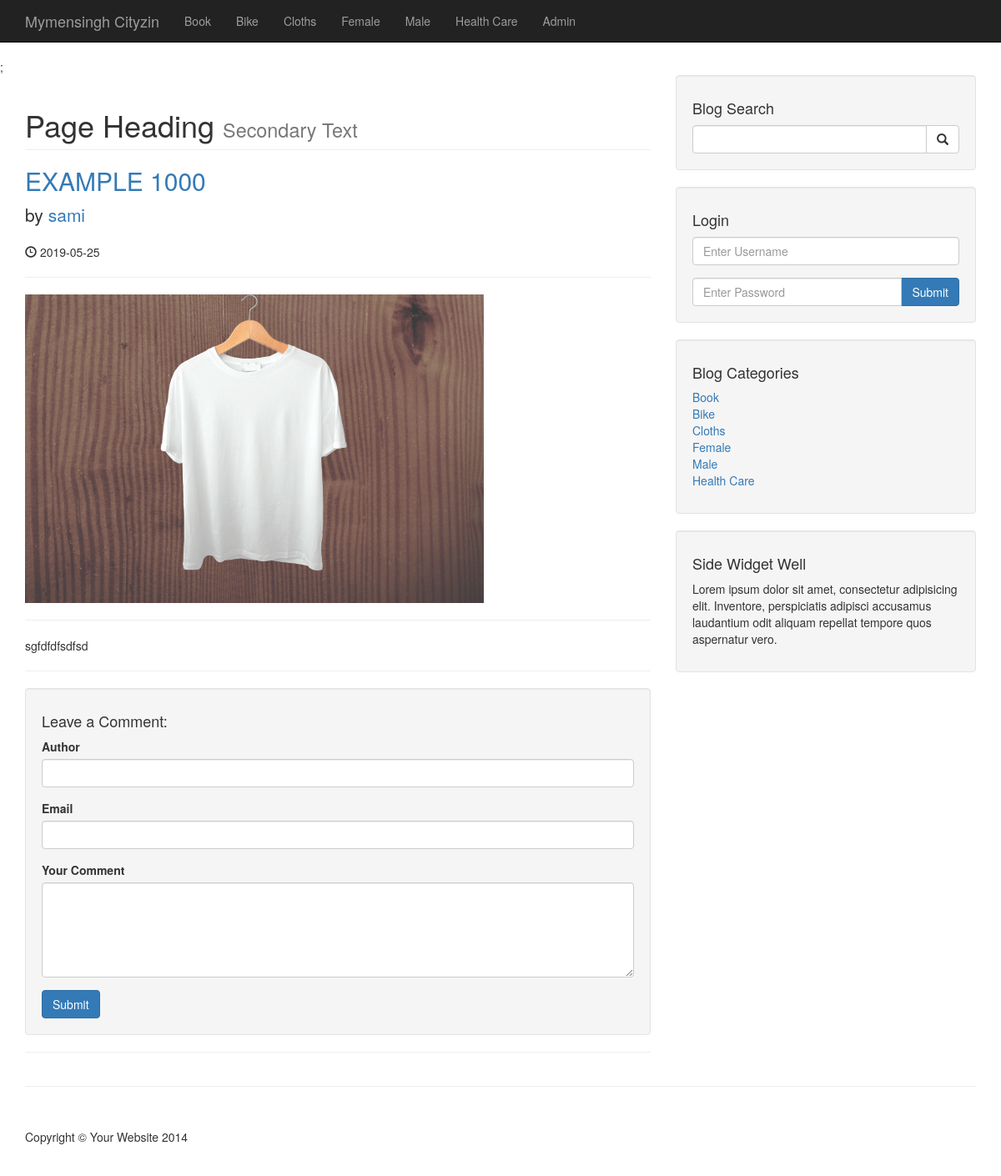
Screenshot of /post.php?p_id=20 with the database file from the repository.
### tables this page shows
CREATE TABLE `categories` (
  `cat_title` varchar(255) NOT NULL,
  `cat_id` int(3) NOT NULL
);

CREATE TABLE `posts` (
  `post_id` int(3) NOT NULL,
  `post_category_id` int(3) NOT NULL,
  `post_title` varchar(255) NOT NULL,
  `post_author` varchar(255) NOT NULL,
  `post_date` date NOT NULL,
  `post_image` text NOT NULL,
  `post_content` text NOT NULL,
  `post_tags` varchar(255) NOT NULL,
  `post_comment_count` varchar(255) NOT NULL,
  `post_status` varchar(255) NOT NULL DEFAULT 'draft'
);

### post.php (the view, shortened to what this page needs)
<?php include "includes/db.php";?>
<?php include "includes/header.php";?>
<?php include "includes/navigation.php"  ?>;
    <div class="container">
        <div class="row">
            <div class="col-md-8">
<?php
if (isset($_GET['p_id'])) {
    $the_post_id= $_GET['p_id'];
}
$query = " SELECT *FROM posts WHERE post_id =$the_post_id ";
$select_all_posts_query  = mysqli_query($connection,$query);
while($row= mysqli_fetch_assoc($select_all_posts_query)){
$post_title= $row ['post_title'];
$post_author= $row ['post_author'];
$post_date= $row ['post_date'];
$post_image= $row ['post_image'];
$post_content= $row ['post_content'];
?>
                <h1 class="page-header">
                    Page Heading
                    <small>Secondary Text</small>
                </h1>
                <h2>
                    <a href="   "><?php echo $post_title ?></a>
                </h2>
                <p class="lead">
                    by <a href="index.php"><?php echo $post_author;  ?></a>
                </p>
                <p><span class="glyphicon glyphicon-time"></span> <?php echo  $post_date ;?></p>
                <hr>
                <img class="img-responsive" src="images/<?php echo $post_image;  ?>" alt="">
                <hr>
                <p><?php echo $post_content;  ?></p>
                <hr>
     <?php   }?>
 <div class="well">
<h4>Leave a Comment:</h4>
<form action=""  method="post" role="form">
<div class="form-group">
    <label for="author" >Author</label>
<input type="text" class="form-control" name="comment_author">
</div>
<div class="form-group">
    <label for="author" >Email</label>
<input type="email" class="form-control" name="comment_email">
</div>
<div class="form-group">
    <label for="comment" >Your Comment</label>
<textarea  name="comment_content" class="form-control" rows="5"></textarea>
</div>
<button type="submit" name="create_comment" class="btn btn-primary">Submit</button>
                    </form>
                </div>
                <hr>
</div>
   <?php  include "includes/sidebar.php";?>
        </div>
        <hr>
       <?php
       include "includes/footer.php";
       ?>

### includes/navigation.php (shortened to what this page needs)
 <nav class="navbar navbar-inverse navbar-fixed-top" role="navigation">
        <div class="container">
            <div class="navbar-header">
                <a class="navbar-brand" href="index.php">Mymensingh Cityzin</a>
            </div>
            <div class="collapse navbar-collapse" id="bs-example-navbar-collapse-1">
                <ul class="nav navbar-nav">
<?php
$query= "SELECT *FROM categories";
$select_all_categories_query= mysqli_query($connection,$query);
while ($row= mysqli_fetch_assoc($select_all_categories_query)) {
$cat_title = $row['cat_title'];
$cat_id = $row['cat_id'];
echo "<li> <a href = 'category.php?category=$cat_id'>{$cat_title}</a></li>";
}
?>
<li>
<a href="admin">Admin</a>
</li>
       </ul>
            </div>
        </div>
    </nav>

### includes/sidebar.php
 <div class="col-md-4">
                <div class="well">
                    <h4>Blog Search</h4>
                    <form action="search.php" method="post" >
                    <div class="input-group">
                        <input name="search" type="text" class="form-control">
                        <span class="input-group-btn">
                            <button  name="submit" class="btn btn-default" type="submit">
                                <span class="glyphicon glyphicon-search"></span>
                        </button>
                        </span>
                    </div>
                    </form>
                </div>
                       <div class="well">
                    <h4>Login</h4>
                    <form action="includes/login.php" method="post" >
                    <div class="form-group">
                        <input name="username" type="text" class="form-control" placeholder="Enter Username">
                    </div>
                    <div class="input-group">
                        <input type="password" name="password" class="form-control" placeholder="Enter Password">
                        <span class="input-group-btn">
                            <button class="btn btn-primary" name="login" type="submit" >Submit</button>
                        </span>
                    </div>
                    </form>
                </div>
                <div class="well">
<?php
$query= "SELECT *FROM categories";
$select_all_categories_query= mysqli_query($connection,$query);
?>
                    <h4>Blog Categories</h4>
                    <div class="row">
                        <div class="col-lg-12">
                            <ul class="list-unstyled">
                                <?php
while ($row= mysqli_fetch_assoc($select_all_categories_query)) {
$cat_id = $row['cat_id'];
$cat_title = $row['cat_title'];
echo "<li> <a href = 'category.php?category=$cat_id'>{$cat_title}</a></li>";
}
                                ?>
                            </ul>
                        </div>
                    </div>
                </div>
                <?php include "includes/widget.php";?>
            </div>

### css/blog-home.css (style rules this page uses)
body { padding-top: 70px; }

### rows the page displays
categories: cat_title "Book"
categories: cat_title "Bike"
categories: cat_title "Cloths"
categories: cat_title "Female"
categories: cat_title "Male"
categories: cat_title "Health Care"
posts: post_title "EXAMPLE 1000", post_author "sami", post_date "2019-05-25", post_image (picture), post_content "sgfdfdfsdfsd"
